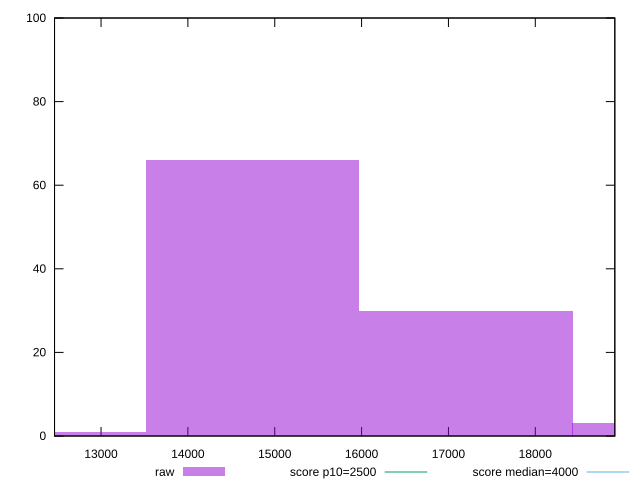

Write gnuplot code to recreate this figure.
reset

$raw <<EOF
12285.663578673066 1
17199.929010142292 30
14742.796294407679 66
19657.061725876905 3
EOF

set key outside below
set boxwidth 2457.132715734613
set xrange [12464.558500000001:18915.717000000004]
set yrange [0:100]
set trange [0:100]
set style fill transparent solid 0.5 noborder

set parametric
set terminal svg size 640, 490 enhanced background rgb 'white'
set output "report_00013_2021-02-09T12-04-24.940Z/largest-contentful-paint/samples/pages/raw/histogram.svg"

plot $raw title "raw" with boxes, \
     2500,t title "score p10=2500", \
     4000,t title "score median=4000"

reset
